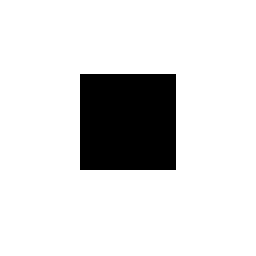
%> input picture lab4/fig/Rect1.bmp, 128 x 128 px (shown 2 times larger)
$ octave test1.m   (GNU Octave 9; MATLAB toolbox functions it lacks are replaced by stand-ins)
%> lines starting %> are read from the running program, lines starting %| are printed output that depends on the picture; in (x1, y1, x2, y2) boxes, pixels count from 0 and x2, y2 are one past the last pixel; in counts of white or black regions, pixels touching at a corner belong together; the program's own positions count from 1
image1 = imread("/home/ubuntu/Downloads/matlab/lab4/fig/Rect1.bmp");
%> image1 is the input picture: size 128x128 uint8; values 0 (black) and 246 (white), 85.9% white; 1 black region, box (x1, y1, x2, y2) and area: (40, 37, 88, 85) 2304
image2 = imread("/home/ubuntu/Downloads/matlab/lab4/fig/Rect2.bmp");
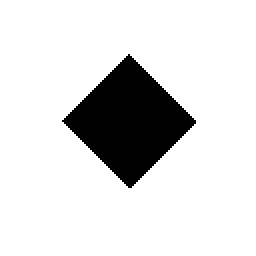
%> input picture lab4/fig/Rect2.bmp, 128 x 128 px (shown 2 times larger)
%> image2: size 128x128 uint8; values 1 (black) and 2 (white), 86.1% white; 1 black region, box (x1, y1, x2, y2) and area: (31, 27, 98, 94) 2278

% 初步FFT2
fft_1 = fft2(image1);
fft_2 = fft2(image2);

% 获得频谱
fft_1_fre = abs(fft_1);
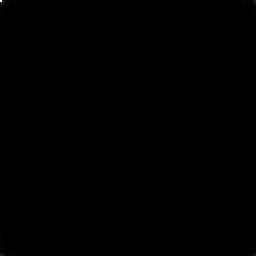
%> fft_1_fre: size 128x128 double (shown 2 times larger); min 0, max 3463680, mean 1792.4; drawn with min black and max white
fft_2_fre = abs(fft_2);

% 对幅度做变换
fft_1_shift = log(abs(fftshift(fft_1))+1);
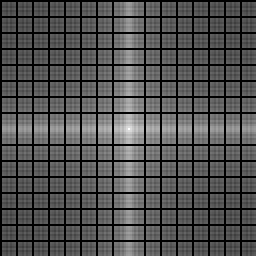
%> fft_1_shift: size 128x128 double (shown 2 times larger); min 0, max 15.06, mean 4.78; drawn with min black and max white
fft_2_shift = log(abs(fftshift(fft_2))+1);
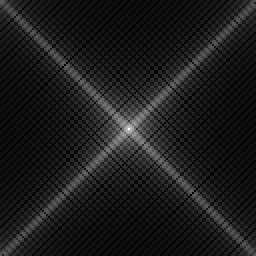
%> fft_2_shift: size 128x128 double (shown 2 times larger); min 0, max 10.33, mean 1.15; drawn with min black and max white


% 查阅发现，变换后，范围不在于0-255，所以添加[]参数
subplot(2, 4, 1); imshow(image1); title('原始图像1');
subplot(2, 4, 2); imshow(real(fft_1)) ; title('direct\_FFT1');
subplot(2, 4, 3); imshow(fft_1_fre); title('FFT1频谱');
%> after `imshow(fft_1_fre)`:
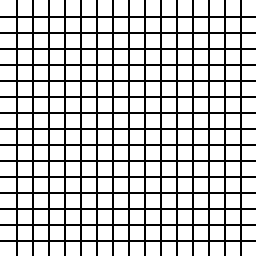
%> displayed picture: size 128x128, on the screen's scale of 0 to 255 (shown 2 times larger); 77.9% white; black in thin lines or dots
subplot(2, 4, 4); imshow(fft_1_shift, []); title('FFT1频谱移位');

subplot(2, 4, 5); imshow(image2, []); title('原始图像2');
subplot(2, 4, 6); imshow(real(fft_2)) ; title('direct\_FFT2');
%> after `imshow(real(fft_2))`:
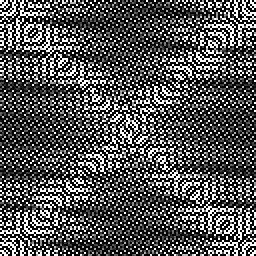
%> displayed picture: size 128x128, on the screen's scale of 0 to 255 (shown 2 times larger); min 0, max 255, mean 84.3
subplot(2, 4, 7); imshow(fft_2_fre); title('FFT2频谱');
%> after `imshow(fft_2_fre)`:
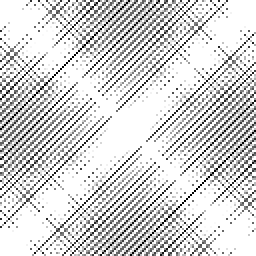
%> displayed picture: size 128x128, on the screen's scale of 0 to 255 (shown 2 times larger); min 0, max 255, mean 210.8
subplot(2, 4, 8); imshow(fft_2_shift, []); title('FFT2频谱移位');

% 保存
filename = '/home/ubuntu/Downloads/matlab/lab4/fig/';
saveas(gcf, [filename 'FFT.png']);
